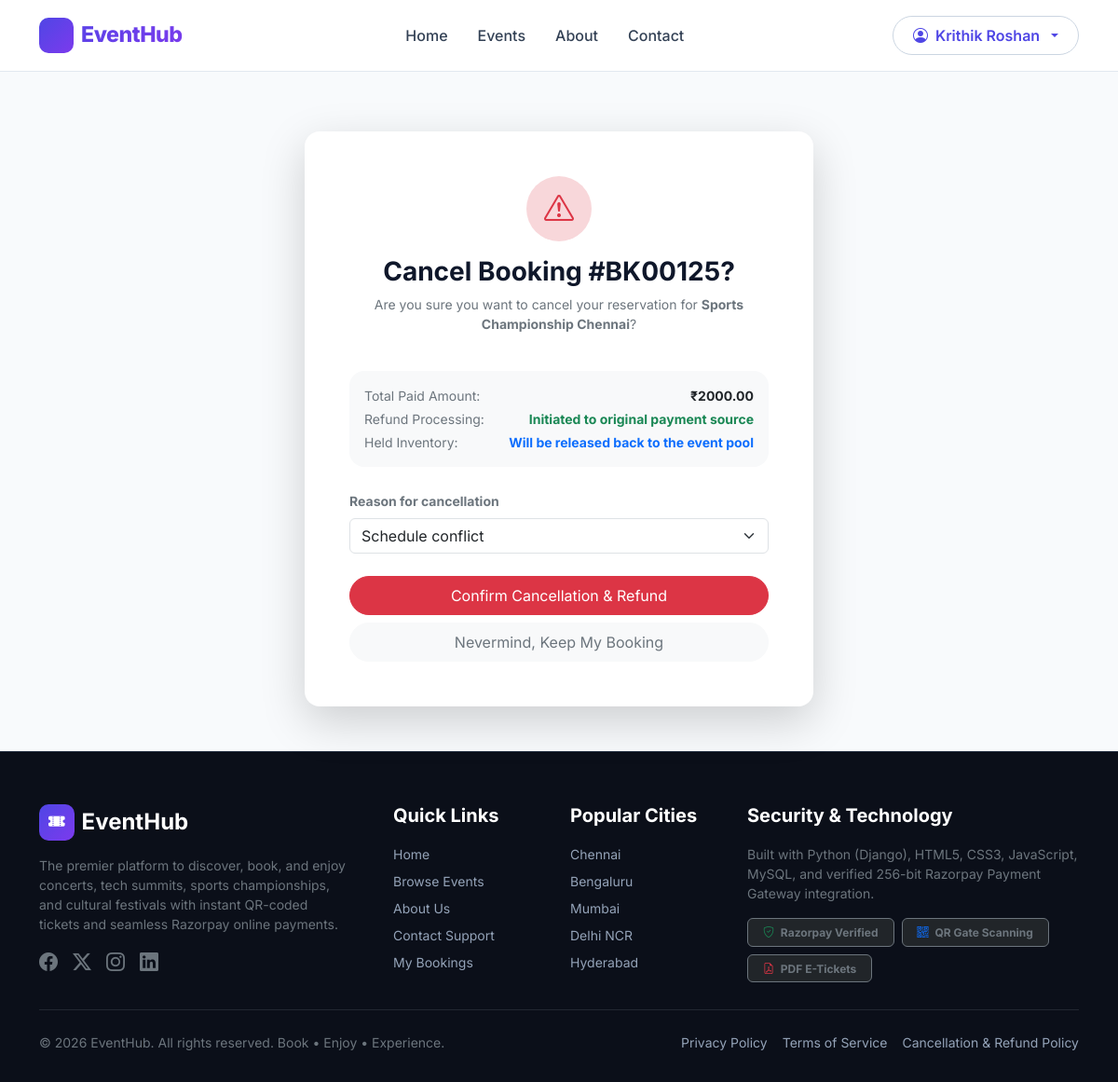
Page /bookings/cancel/BK00125/ (signed in) on the committed database.
### accounts/models.py (models this page shows, shortened)
class User(AbstractUser):
    ROLE_CHOICES = (
        ('customer', 'Customer'),
        ('admin', 'Administrator'),
        ('event_manager', 'Event Manager'),
        ('gate_staff', 'Gate Staff'),
    )
    email = models.EmailField(unique=True, verbose_name="Email Address")
    full_name = models.CharField(max_length=150, verbose_name="Full Name")
    mobile = models.CharField(max_length=20, blank=True, verbose_name="Mobile Number")
    role = models.CharField(max_length=20, choices=ROLE_CHOICES, default='customer')
    profile_image = models.ImageField(upload_to='profiles/', blank=True, null=True)
    failed_login_attempts = models.PositiveIntegerField(default=0)
    locked_until = models.DateTimeField(null=True, blank=True)
    created_at = models.DateTimeField(auto_now_add=True)
    updated_at = models.DateTimeField(auto_now=True)
    USERNAME_FIELD = 'email'
    REQUIRED_FIELDS = ['username', 'full_name']
    class Meta:
        ordering = ['-date_joined']
    @property
    def has_admin_access(self):
        return self.role in ['admin', 'event_manager', 'gate_staff'] or self.is_staff or self.is_superuser

### bookings/models.py (models this page shows, shortened)
class Booking(models.Model):
    STATUS_CHOICES = (
        ('pending', 'Pending'),
        ('confirmed', 'Paid'),
        ('cancelled', 'Cancelled'),
        ('expired', 'Expired'),
        ('refunded', 'Refunded'),
    )
    booking_id = models.CharField(max_length=30, unique=True, default=generate_booking_code)
    user = models.ForeignKey(settings.AUTH_USER_MODEL, on_delete=models.CASCADE, related_name='bookings')
    event = models.ForeignKey(Event, on_delete=models.PROTECT, related_name='bookings')
    subtotal = models.DecimalField(max_digits=10, decimal_places=2, default=0)
    convenience_fee = models.DecimalField(max_digits=10, decimal_places=2, default=0)
    tax_amount = models.DecimalField(max_digits=10, decimal_places=2, default=0)
    total_amount = models.DecimalField(max_digits=10, decimal_places=2)
    total_tickets = models.PositiveIntegerField(default=1)
    status = models.CharField(max_length=20, choices=STATUS_CHOICES, default='pending')
    cancellation_reason = models.TextField(blank=True)
    held_until = models.DateTimeField(null=True, blank=True)
    created_at = models.DateTimeField(auto_now_add=True)
    updated_at = models.DateTimeField(auto_now=True)
    class Meta:
        ordering = ['-created_at']

### events/models.py (models this page shows, shortened)
class Event(models.Model):
    STATUS_CHOICES = (
        ('draft', 'Draft'),
        ('published', 'Published'),
        ('cancelled', 'Cancelled'),
        ('completed', 'Completed'),
    )
    title = models.CharField(max_length=200)
    slug = models.SlugField(max_length=220, unique=True, blank=True)
    description = models.TextField()
    category = models.ForeignKey(Category, on_delete=models.PROTECT, related_name='events')
    banner_image = models.ImageField(upload_to='events/banners/', blank=True, null=True)
    banner_url = models.URLField(max_length=500, blank=True, help_text="Fallback image URL if banner is not uploaded")
    venue = models.CharField(max_length=255)
    city = models.CharField(max_length=100)
    event_date = models.DateField()
    start_time = models.TimeField()
    end_time = models.TimeField(blank=True, null=True)
    organizer = models.CharField(max_length=150)
    status = models.CharField(max_length=20, choices=STATUS_CHOICES, default='published')
    featured = models.BooleanField(default=False)
    created_by = models.ForeignKey(settings.AUTH_USER_MODEL, on_delete=models.CASCADE, related_name='created_events')
    created_at = models.DateTimeField(auto_now_add=True)
    updated_at = models.DateTimeField(auto_now=True)
    class Meta:
        ordering = ['event_date', 'start_time']

### bookings/views.py (the view, shortened to what this page needs)
# urls.py: path('cancel/<str:booking_id>/', views.cancel_booking_request_view, name='cancel_booking'),
@login_required
def cancel_booking_request_view(request, booking_id):
    booking = get_object_or_404(Booking, booking_id=booking_id, user=request.user)
    if booking.status != 'confirmed':
        messages.error(request, "Only confirmed bookings can be cancelled.")
        return redirect('bookings:booking_detail', booking_id=booking.booking_id)
    return render(request, 'bookings/cancel_confirm.html', {'booking': booking})

### dashboard/models.py (called while the page is built)
    @classmethod
    def get_val(cls, key, default=''):
        obj = cls.objects.filter(key=key).first()
        return obj.value if obj else default

### events/context_processors.py (called while the page is built)
def global_context(request):
    categories = Category.objects.all()[:8]
    site_name = SystemSetting.get_val('site_name', 'EventHub')
    contact_phone = SystemSetting.get_val('contact_phone', '+91 98765 43210')
    contact_email = SystemSetting.get_val('contact_email', 'contact@eventhub.com')
    currency_symbol = SystemSetting.get_val('currency_symbol', '₹')
    return {
        'SITE_NAME': site_name,
        'CONTACT_PHONE': contact_phone,
        'CONTACT_EMAIL': contact_email,
        'CURRENCY_SYMBOL': currency_symbol,
        'NAV_CATEGORIES': categories,
    }

### templates/bookings/cancel_confirm.html (shortened to what this page needs)
{% extends 'base.html' %}
{% block content %}
<div class="container py-5">
  <div class="row justify-content-center">
    <div class="col-md-7 col-lg-6">
      <div class="card border-0 shadow-lg rounded-4 p-4 p-md-5">
        <div class="text-center mb-4">
          <div class="rounded-circle bg-danger-subtle text-danger d-inline-flex align-items-center justify-content-center mb-3" style="width: 70px; height: 70px; font-size: 2rem;">
            <i class="bi bi-exclamation-triangle"></i>
          </div>
          <h3 class="fw-bold" style="color: #0f172a;">Cancel Booking #{{ booking.booking_id }}?</h3>
          <p class="text-secondary small">
            Are you sure you want to cancel your reservation for <b>{{ booking.event.title }}</b>?
          </p>
        </div>
        <div class="bg-light p-3 rounded-4 mb-4 small">
          <div class="d-flex justify-content-between mb-1">
            <span class="text-secondary">Total Paid Amount:</span>
            <span class="fw-bold text-dark">₹{{ booking.total_amount }}</span>
          </div>
          <div class="d-flex justify-content-between mb-1">
            <span class="text-secondary">Refund Processing:</span>
            <span class="text-success fw-bold">Initiated to original payment source</span>
          </div>
          <div class="d-flex justify-content-between">
            <span class="text-secondary">Held Inventory:</span>
            <span class="text-primary fw-bold">Will be released back to the event pool</span>
          </div>
        </div>
        <form method="POST">
          <div class="mb-4">
            <label class="form-label small fw-bold text-secondary">Reason for cancellation</label>
            <select name="reason" class="form-select" required>
              <option value="Schedule conflict">Schedule conflict</option>
            </select>
          </div>
          <div class="d-grid gap-2">
            <button type="submit" class="btn btn-danger rounded-pill py-2">
              Confirm Cancellation & Refund
            </button>
            <a href="{% url 'bookings:booking_detail' booking_id=booking.booking_id %}" class="btn btn-light rounded-pill py-2 text-secondary">
              Nevermind, Keep My Booking
            </a>
          </div>
        </form>
      </div>
    </div>
  </div>
</div>
{% endblock %}

### templates/navbar.html (shortened to what this page needs)
<nav class="navbar navbar-expand-lg navbar-eventhub sticky-top">
  <div class="container">
    <a class="navbar-brand brand-logo" href="{% url 'events:home' %}">
      <span class="brand-icon"><i class="bi bi-ticket-perforated-fill"></i></span>
      EventHub
    </a>
    <div class="collapse navbar-collapse" id="navbarMain">
      <ul class="navbar-nav mx-auto mb-2 mb-lg-0">
        <li class="nav-item">
          <a class="nav-link {% if request.resolver_match.url_name == 'home' %}active{% endif %}" href="{% url 'events:home' %}">Home</a>
        </li>
        <li class="nav-item">
          <a class="nav-link {% if request.resolver_match.url_name == 'event_list' %}active{% endif %}" href="{% url 'events:event_list' %}">Events</a>
        </li>
        <li class="nav-item">
          <a class="nav-link {% if request.resolver_match.url_name == 'about' %}active{% endif %}" href="{% url 'events:about' %}">About</a>
        </li>
        <li class="nav-item">
          <a class="nav-link {% if request.resolver_match.url_name == 'contact' %}active{% endif %}" href="{% url 'events:contact' %}">Contact</a>
        </li>
      </ul>
      <div class="d-flex align-items-center gap-2">
        {% if user.is_authenticated %}
          <div class="dropdown">
            <button class="btn btn-pill-outline dropdown-toggle d-flex align-items-center gap-2" type="button" data-bs-toggle="dropdown">
              <i class="bi bi-person-circle"></i>
              <span>{{ user.full_name|default:user.username }}</span>
            </button>
          </div>
        {% else %}
          <a href="{% url 'accounts:login' %}" class="btn btn-pill-outline">Login</a>
          <a href="{% url 'accounts:register' %}" class="btn btn-pill-primary">Register</a>
        {% endif %}
      </div>
    </div>
  </div>
</nav>

### static/css/style.css (style rules this page uses)
:root { --primary: #4f46e5; --primary-hover: #4338ca; --secondary: #7c3aed; --accent: #06b6d4; --dark: #0f172a; --dark-surface: #1e293b; --dark-sidebar: #0b0f19; --light-bg: #f8fafc; --card-bg: #ffffff; --border-color: #e2e8f0; --text-main: #1e293b; --text-muted: #64748b; --text-light: #94a3b8; --success: #10b981; --warning: #f59e0b; --danger: #ef4444; --gradient-primary: linear-gradient(135deg, #4f46e5 0%, #7c3aed 100%); --gradient-hero: linear-gradient(rgba(15, 23, 42, 0.75), rgba(30, 27, 75, 0.90)); --gradient-badge: linear-gradient(135deg, #6366f1 0%, #a855f7 100%); --box-shadow: 0 10px 25px -5px rgba(0, 0, 0, 0.05), 0 8px 10px -6px rgba(0, 0, 0, 0.01); --box-shadow-hover: 0 20px 30px -10px rgba(79, 70, 229, 0.15), 0 10px 15px -5px rgba(0, 0, 0, 0.04); --radius-lg: 16px; --radius-md: 12px; --radius-pill: 9999px; }
body { font-family: 'Inter', -apple-system, BlinkMacSystemFont, 'Segoe UI', Roboto, Helvetica, Arial, sans-serif; color: var(--text-main); background-color: var(--light-bg); min-height: 100vh; display: flex; flex-direction: column; }
.navbar-eventhub { background: rgba(255, 255, 255, 0.95); backdrop-filter: blur(12px); border-bottom: 1px solid var(--border-color); padding: 0.85rem 0; transition: all 0.3s ease; }
.brand-logo { font-size: 1.45rem; font-weight: 800; background: var(--gradient-primary); -webkit-background-clip: text; -webkit-text-fill-color: transparent; display: flex; align-items: center; gap: 0.5rem; letter-spacing: -0.5px; }
.brand-icon { background: var(--gradient-primary); color: white; padding: 6px 10px; border-radius: 10px; font-size: 1.1rem; }
.nav-link { font-weight: 500; color: #334155 !important; padding: 0.5rem 1rem !important; transition: color 0.2s ease; }
.btn-pill-outline { color: var(--primary) !important; border: 1.5px solid #cbd5e1; background: transparent; padding: 0.5rem 1.3rem; border-radius: var(--radius-pill); font-weight: 600; transition: all 0.2s ease; }

### rows in the picture
User: full_name "Krithik Roshan"
Booking: booking_id "BK00125", event "Sports Championship Chennai", total_amount "2000.00"
